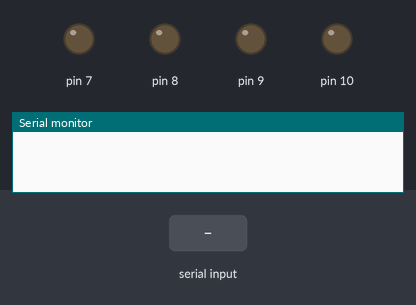
This sketch was run on a simulated Arduino Uno, built with avr-gcc and run on an emulated ATmega328P. Parts: output pins drawn as LEDs (lit = HIGH), the last lines printed to the serial monitor. Inputs (shaded band) come from the test bench.

Above: at 1.2 s.
1.3 s: "f" received over Serial
At 1.8 s:
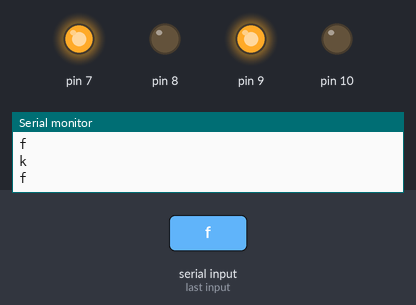
3.0 s: "b" received over Serial
At 4.5 s:
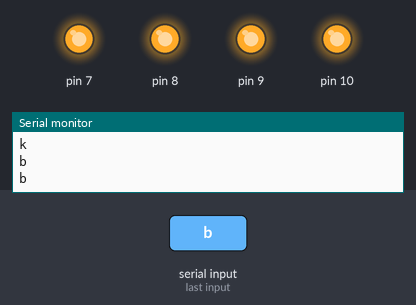
Timing chart, 0 to 6.0 s (numbered marks = the images above; inputs shaded):
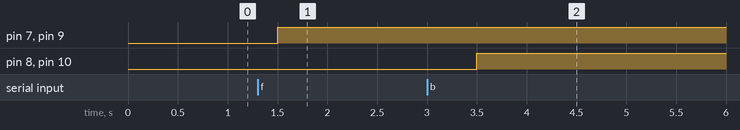

The sketch:

slave.ino
```cpp
char input;

void setup()
{
  pinMode(10, OUTPUT);
  pinMode(9, OUTPUT);
  pinMode(8, OUTPUT);
  pinMode(7, OUTPUT);

  digitalWrite(10, LOW);
  digitalWrite(9, LOW);
  digitalWrite(8, LOW);
  digitalWrite(7, LOW);

  Serial.begin(9600);
}

void loop()
{
  if (Serial.available())
  {
    input = Serial.read();
    Serial.println(input);
    Serial.println('k');
  }

  if (input == 'f')
  {
    digitalWrite(7, HIGH);
    digitalWrite(9, HIGH);

    Serial.println('f');
  }

  else if (input == 'b')
  {
    digitalWrite(8, HIGH);
    digitalWrite(10, HIGH);
    Serial.println('b');
  }

  else if (input == 'l')
  {
    Serial.println('l');
    digitalWrite(7, HIGH);

  }

  else if (input == 'r')
  {
    digitalWrite(9, HIGH);
    Serial.println('r');
  }

  else if (input == 's')
  {
    digitalWrite(7, LOW);
    digitalWrite(8, LOW);
    digitalWrite(9, LOW);
    digitalWrite(10, LOW);
  }

  delay(500);
}
```

Measured:
- after the input at 1.3 s, pin 7, pin 9: LOW → HIGH after 0.20 s
- after the input at 3.0 s, pin 8, pin 10: LOW → HIGH after 0.50 s
